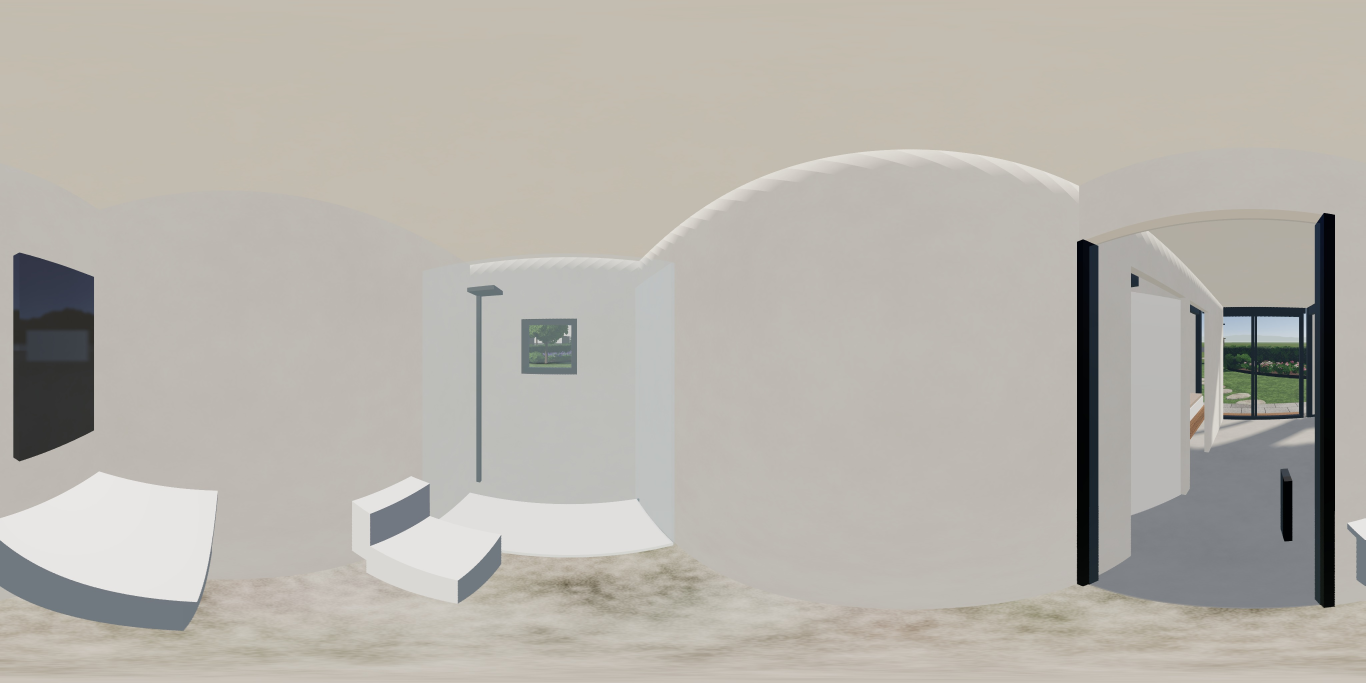
#> input picture surse/ai360/c20_baie_src.jpg, 4096 x 2048 px (shown at 1/3 size); its folder holds only this picture in this run
$ python -i face.py   (imports and definitions only)
#> lines starting #> are read from the running program, lines starting #| are printed output that depends on the picture; after the words box and inside, x2 and y2 are one past the last pixel; in counts of white or black regions, pixels touching at a corner belong together
#> further down, picture is the input picture: shape (2048, 4096, 3); mean B, G, R 171.4, 178.9, 182.8
# Filmul de la deschidere, care rulează singur: capsula apare ca schiță (plan), se „umple” în casă reală, acoperișul coboară pe ea,
# camera se rotește în jurul ei dimineața, apoi vine seara. Făcut din cadrele filmării reale (fără credite): python3 face.py
import cv2, numpy as np, os
# [1 line not run here, left out]
A = list(range(400, 216, -1)); B = list(range(216, -1, -1)); C = list(range(502, 648)); XF = 22; INTRO = 84; LINES = 14; OUTRO = 16
H, W = 1080, 1920
yy, xx = np.mgrid[0:H, 0:W].astype(np.float32)
bg = np.zeros((H, W, 3), np.float32); t = yy / H; bg[..., 0] = 96 - 34 * t; bg[..., 1] = 52 - 22 * t; bg[..., 2] = 16 - 6 * t      # albastru de plan (BGR)
# [1 line not run here, left out]
def sketch(img, k=1.0):
#> called with k = 1
    g = cv2.GaussianBlur(cv2.cvtColor(img, cv2.COLOR_BGR2GRAY), (0, 0), 2.3); e = cv2.Canny(g, 34, 92); e = cv2.dilate(e, np.ones((2, 2), np.uint8))
#> after `e = cv2.Canny(g, 34, 92)`:
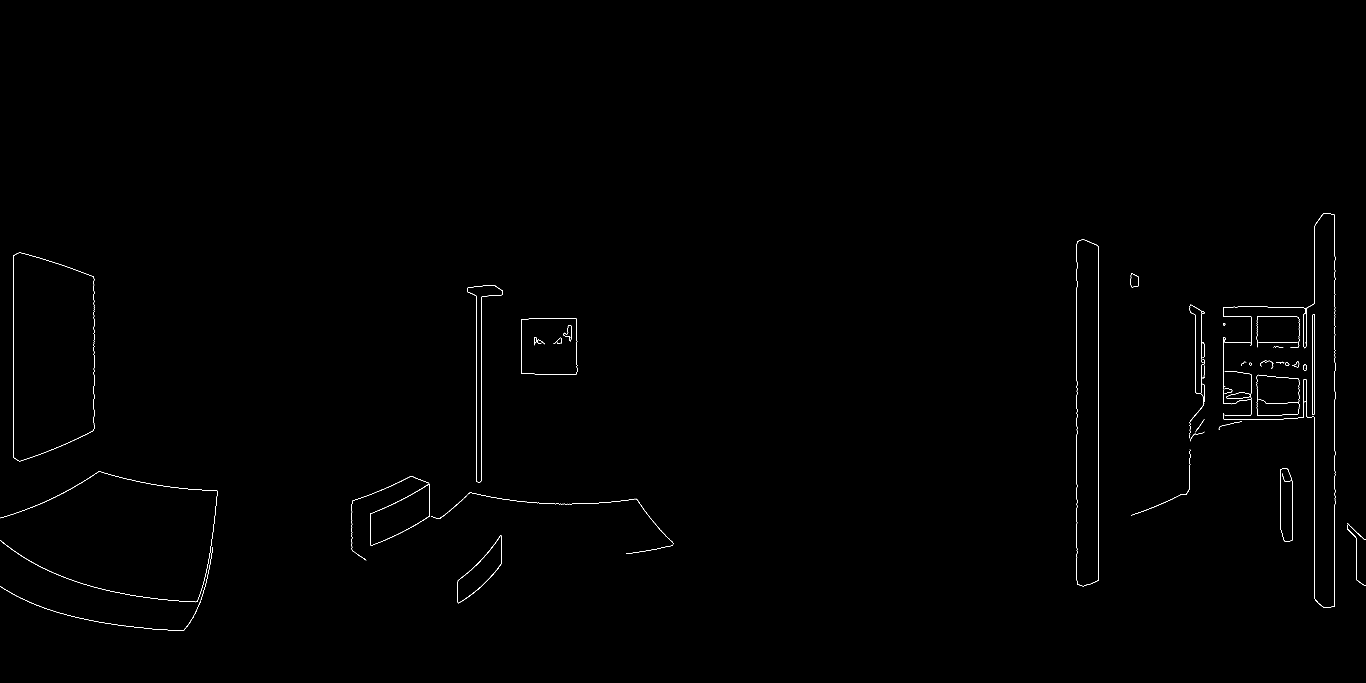
#> e: shape (2048, 4096) (shown at 1/3 size); 0.24% white in thin lines or dots, all inside (x1, y1, x2, y2) = (0, 639, 4096, 1893)
#> after `e = cv2.dilate(e, np.ones((2, 2), np.uint8))`:
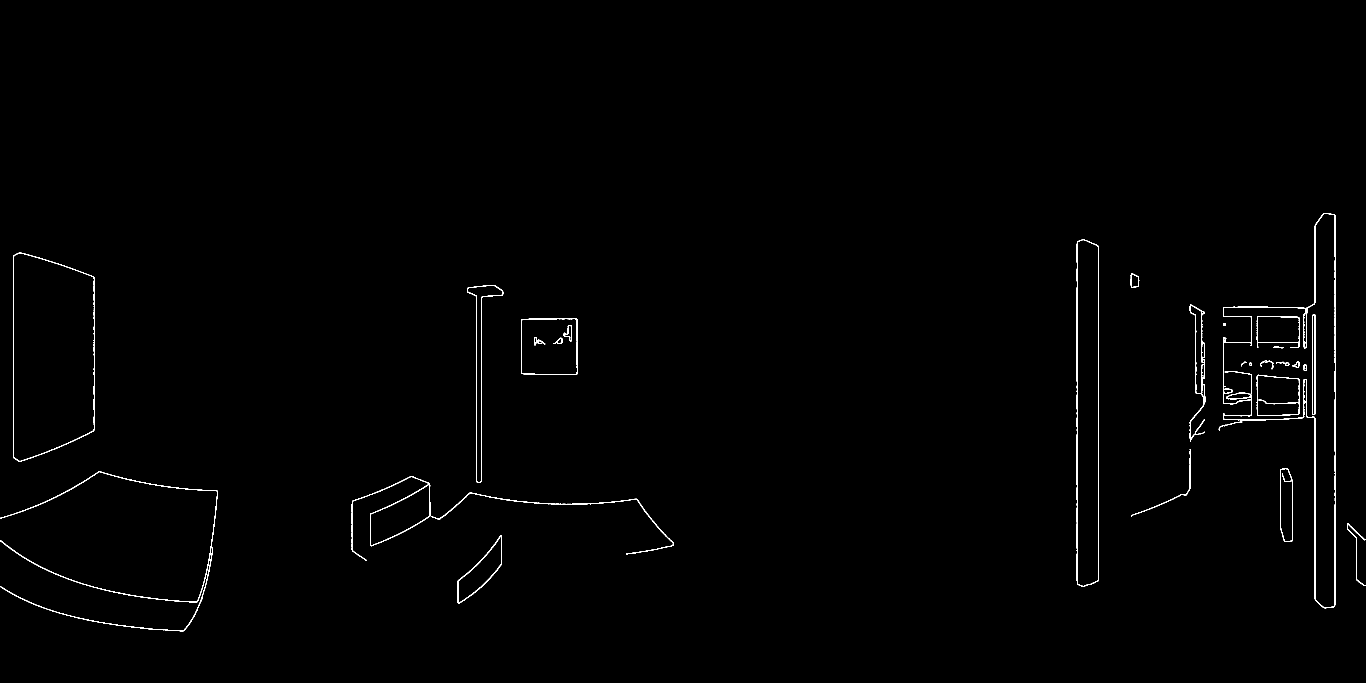
#> e: shape (2048, 4096) (shown at 1/3 size); 0.51% white in thin lines or dots, all inside (x1, y1, x2, y2) = (0, 639, 4096, 1894)
    e = cv2.GaussianBlur(e.astype(np.float32), (0, 0), .8) / 255.; glow = cv2.GaussianBlur(e, (0, 0), 6) * .55
#> after `glow = cv2.GaussianBlur(e, (0, 0), 6) * 0.55`:
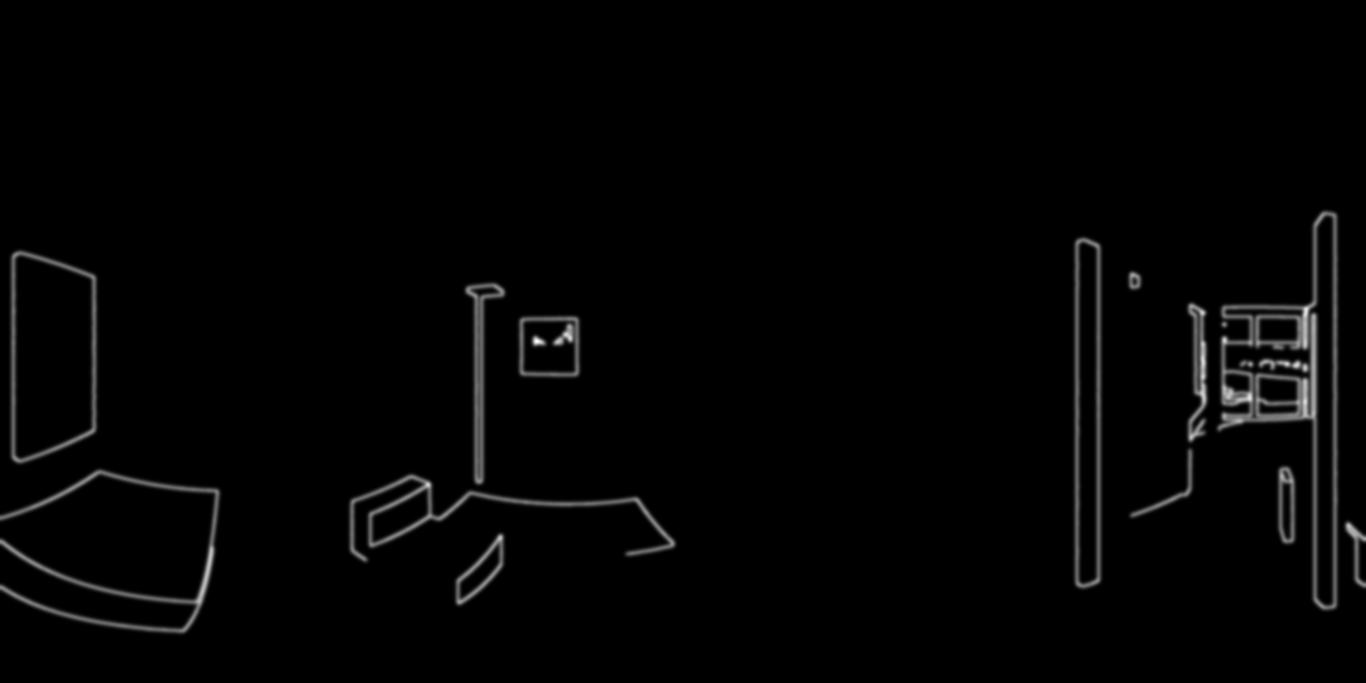
#> glow: shape (2048, 4096) float32 (shown at 1/3 size); min 0, max 0.183, mean 0.00281; drawn with min black and max white
    a = np.clip(e * 1.25 + glow, 0, 1)[..., None] * k; return bg * (1 - a) + np.array([255, 244, 226], np.float32) * a
ease = lambda x: x * x * (3 - 2 * x)
seq = [('A', i) for i in A] + [('B', i) for i in B]
n = 0
def put(img):
    global n; cv2.imwrite('out/%04d.jpg' % n, np.clip(img, 0, 255).astype(np.uint8), [cv2.IMWRITE_JPEG_QUALITY, 95]); n += 1
# [10 lines not run here, left out]
# [1 line that did not run here, left out]
# [6 lines not run here, left out]

>>> import cv2
>>> picture = cv2.imread('../ai360/c20_baie_src.jpg')
#> (the run stopped early here; a loop or call above may not have finished)

$ run again, on surse/ai360/c20_bucatarie_src.jpg
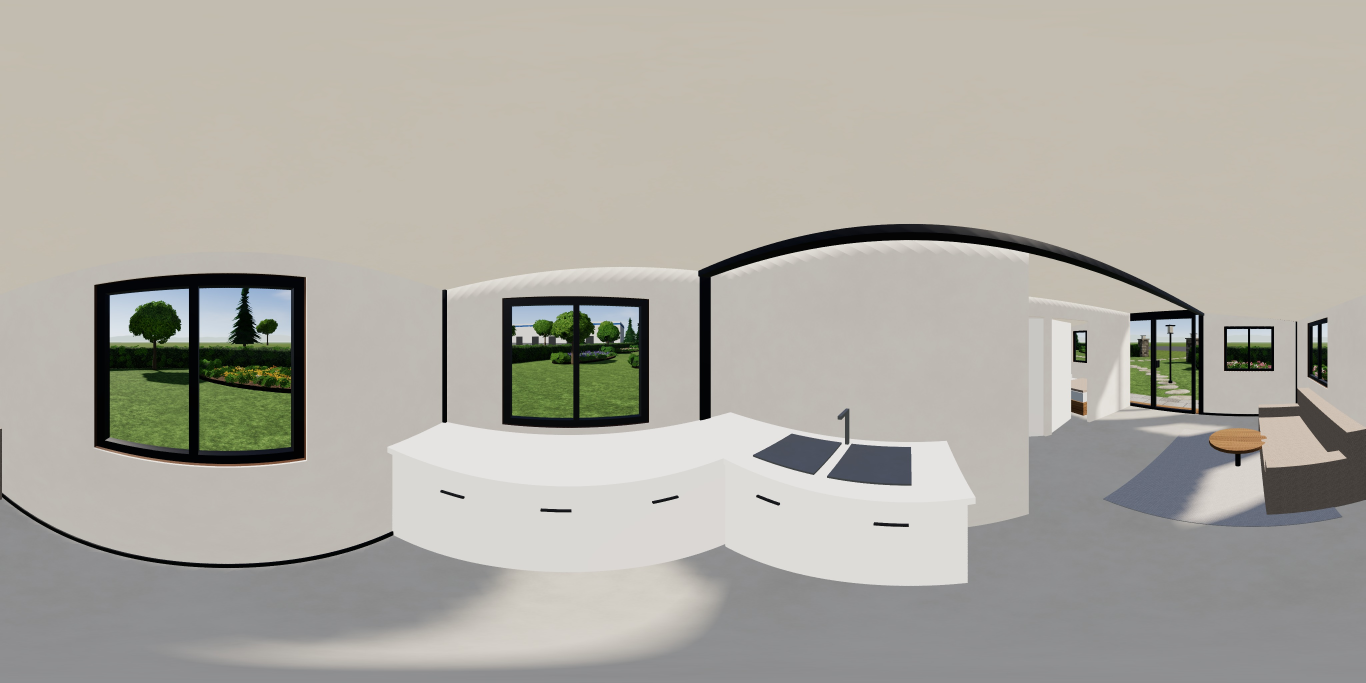
#> input picture surse/ai360/c20_bucatarie_src.jpg, 4096 x 2048 px (shown at 1/3 size)
#> picture is the input picture: shape (2048, 4096, 3); mean B, G, R 162.8, 170.8, 173.5
#> in sketch, `e = cv2.Canny(g, 34, 92)`:
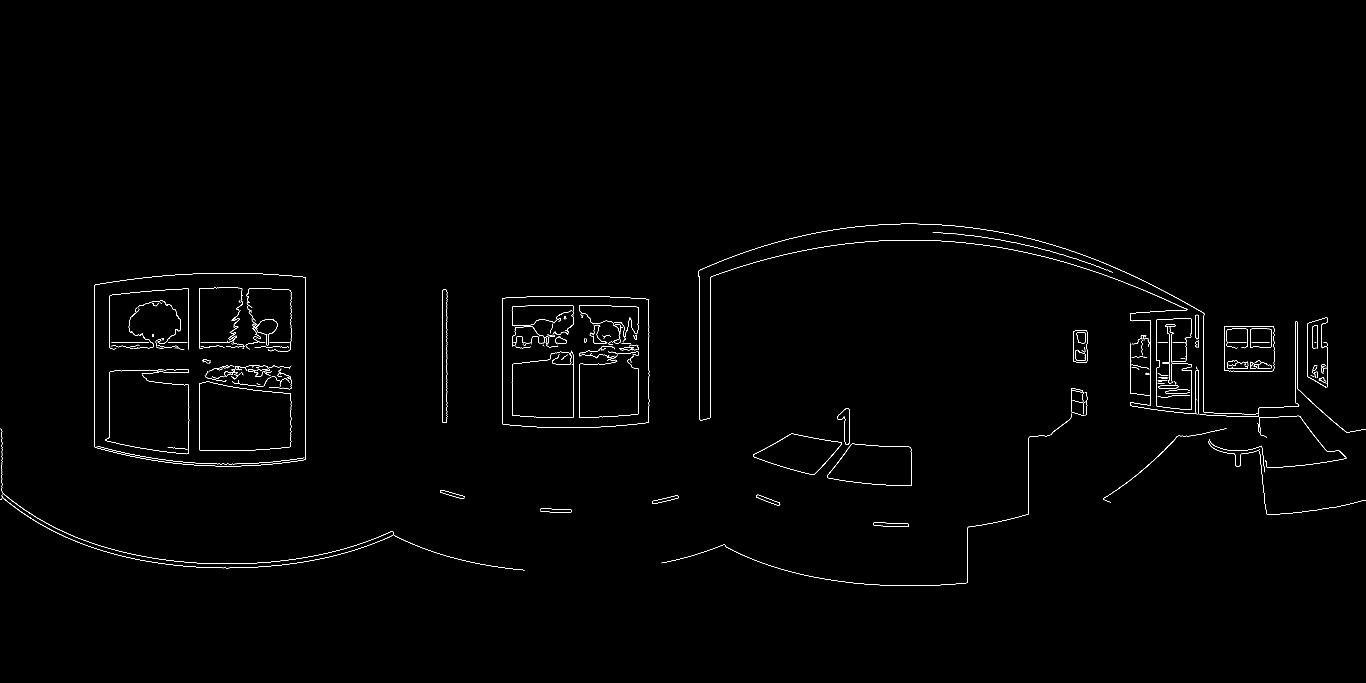
#> e: shape (2048, 4096) (shown at 1/3 size); 0.5% white in thin lines or dots, all inside (x1, y1, x2, y2) = (0, 671, 4096, 1758)
#> in sketch, `glow = cv2.GaussianBlur(e, (0, 0), 6) * 0.55`:
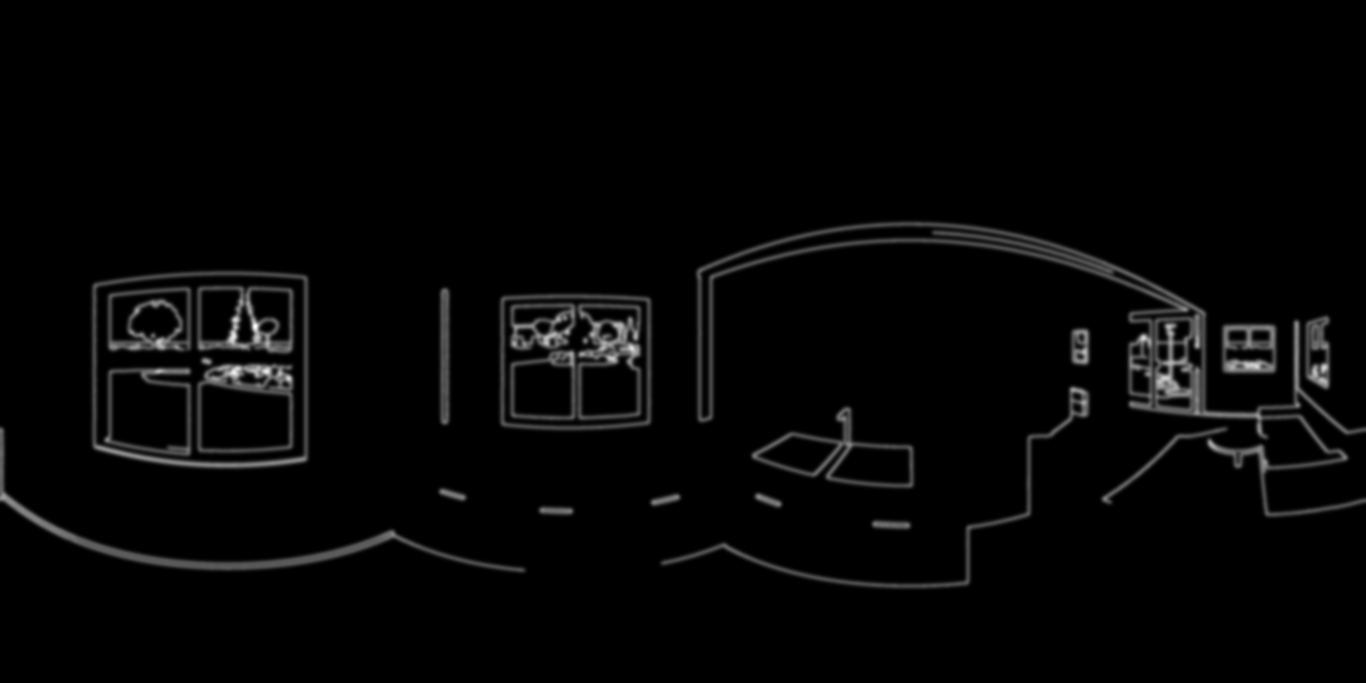
#> glow: shape (2048, 4096) float32 (shown at 1/3 size); min 0, max 0.258, mean 0.00581; drawn with min black and max white

$ run again, on surse/ai360/c20_dormitor1_src.jpg
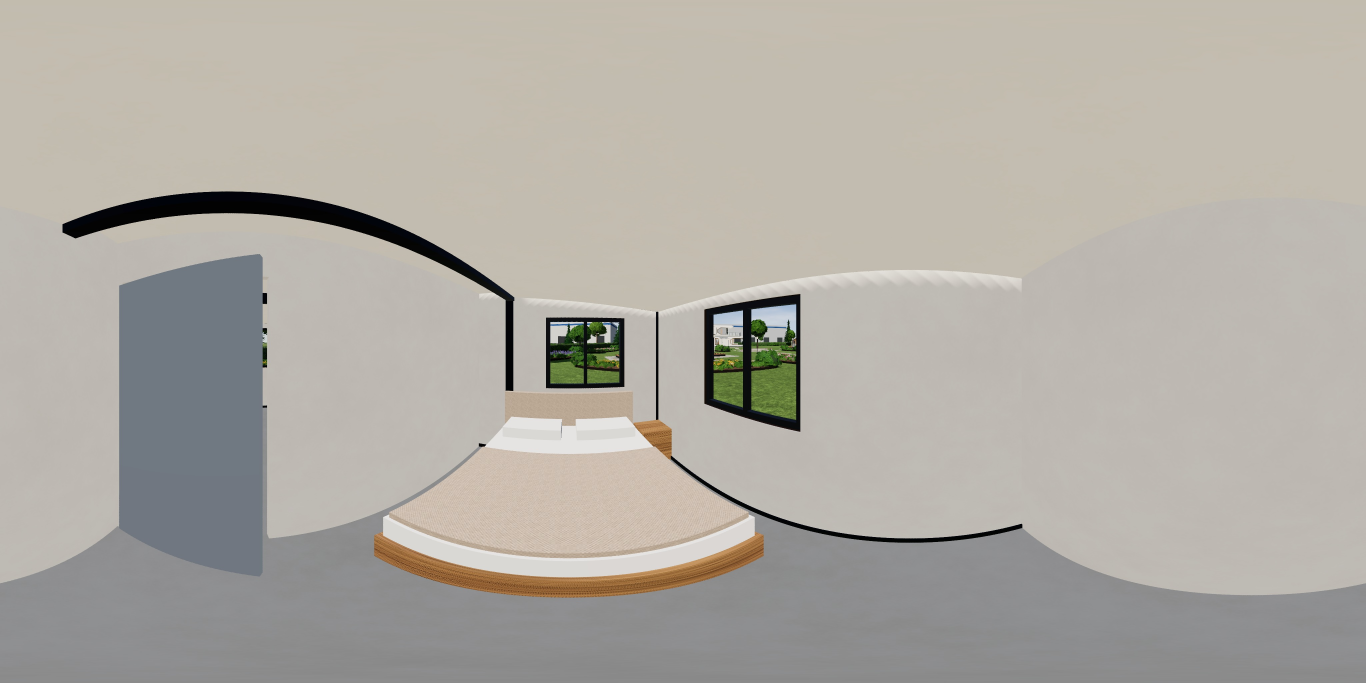
#> input picture surse/ai360/c20_dormitor1_src.jpg, 4096 x 2048 px (shown at 1/3 size)
#> picture is the input picture: shape (2048, 4096, 3); mean B, G, R 164.2, 171.6, 175.8
#> in sketch, `e = cv2.Canny(g, 34, 92)`:
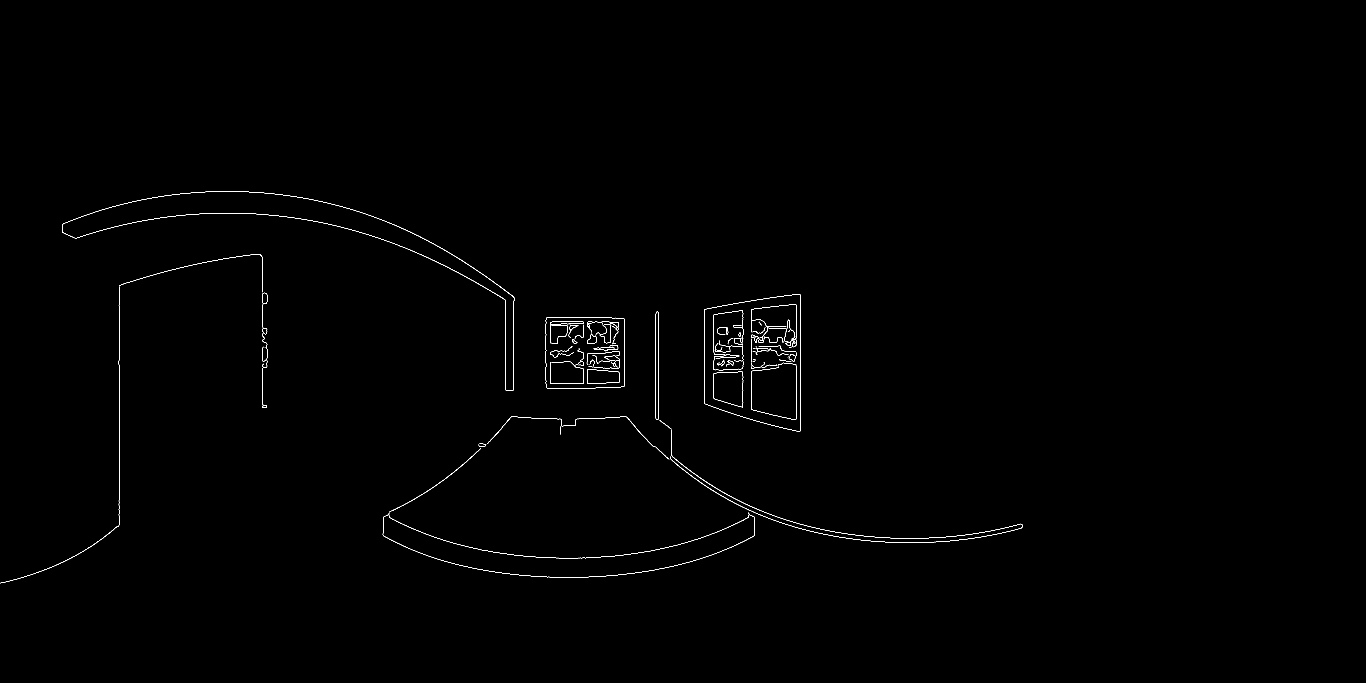
#> e: shape (2048, 4096) (shown at 1/3 size); 0.27% white in thin lines or dots, all inside (x1, y1, x2, y2) = (0, 574, 3067, 1750)
#> in sketch, `glow = cv2.GaussianBlur(e, (0, 0), 6) * 0.55`:
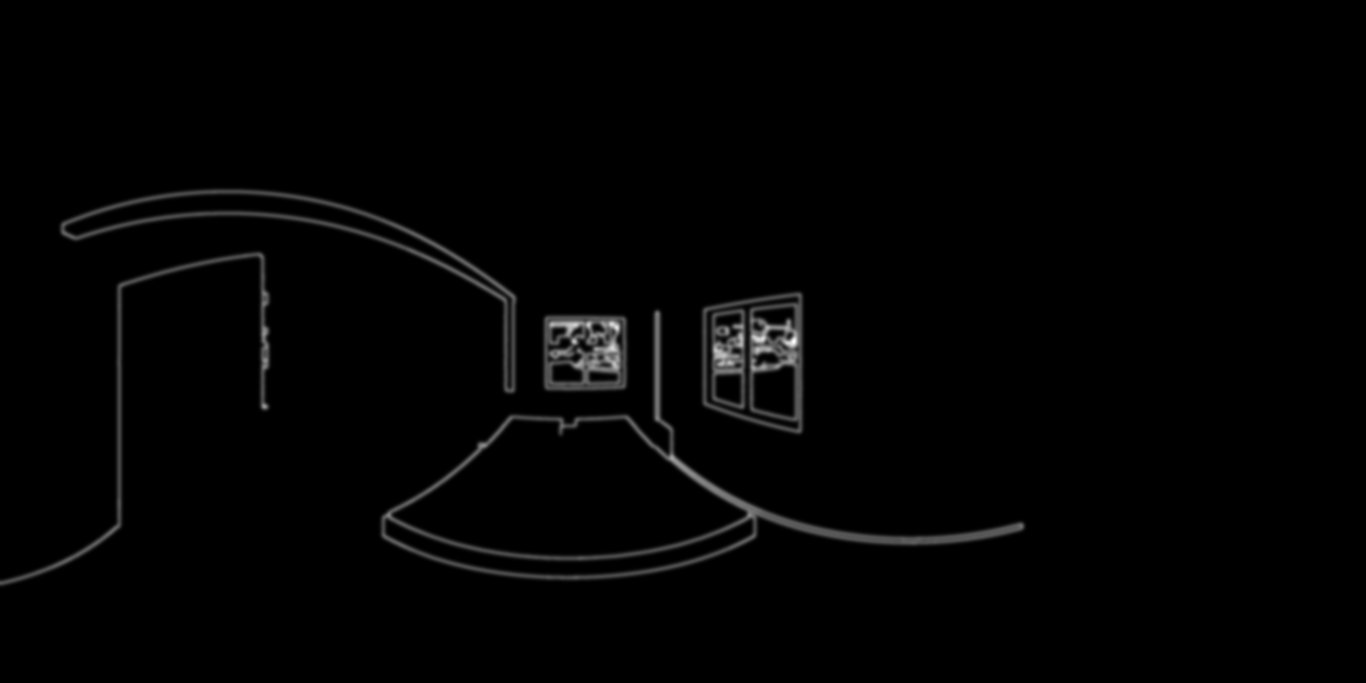
#> glow: shape (2048, 4096) float32 (shown at 1/3 size); min 0, max 0.257, mean 0.0031; drawn with min black and max white
